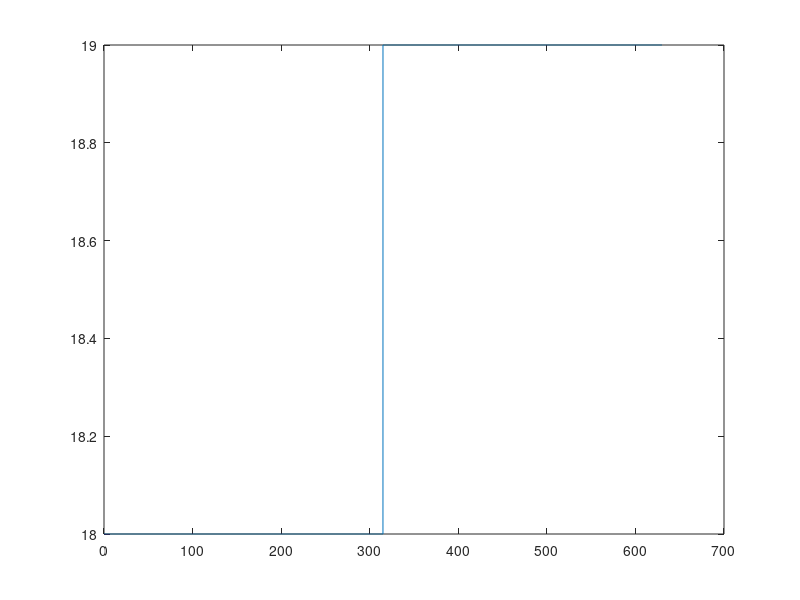

Write MATLAB code to recreate this figure. (Note: this script raises an error after producing the figure.)
clear all;
close all;
clc;

%%
FileName = 'UniformStep_URef_18';

%% Preprocessing
% time
T           = 630;                   % [s]   simulation length
dt          = 1/40;               	% [s]   simulation time step

% wind
V_hub       = 18;                   % [m/s] mean wind speed at hub height 

% calculation of wind signals
t           = 0:dt:T-dt;

u           = ones(1, length(t)).*V_hub;

u(length(t)/2:end) = V_hub + 1; % write step 

figure()
plot(t,u)


% Some variables required in the Type 4 wind: Bladed style
HubHeight   = 146.75;
dy          = 150;
dz          = 150;
Ny          = 3;
Nz          = 3;
URef        = V_hub;
zOffset     = HubHeight;
z0          = 0.1;          % the rougthness length, not really used


SummVars(1) = HubHeight;    % HubHeight
SummVars(3) = URef;

velocity    = zeros(max(size(t)),3,Ny,Nz);
% prepare to write out
for iy = 1:Ny
    for iz = 1:Nz
        velocity(:,1,iy,iz) = u;
    end
end

% here we use std u for v and w components, to avoid dividing by zero
SummVars(4) = 0.1;
SummVars(5) = 0.1;
SummVars(6) = 0.1;

disp('Exporting rotor plane wind field as ".wnd" binary files...')
% write the .wnd
WriteBLgrid([FileName '.wnd'], velocity, dy, dz, dt, zOffset, z0, SummVars)

% Now write a sum file
fileID    = fopen([FileName '.sum'],'w');
fprintf(fileID,'This summary file is not complete it only contains required information for the OpenFAST');
fprintf(fileID,'\n');
fprintf(fileID,'F        Clockwise rotation when looking downwind?\n');
fprintf(fileID,[num2str(SummVars(1)) '  Hub height [m] \n']);
fprintf(fileID,['UBar   =  ' num2str(SummVars(3)) ' m/s \n']);
fprintf(fileID,['TI(u)  =  ' num2str(SummVars(4)) ' %%\n']);
fprintf(fileID,['TI(v)  =  ' num2str(SummVars(5)) ' %%\n']);
fprintf(fileID,['TI(w)  =  ' num2str(SummVars(6)) ' %%\n']);
fprintf(fileID,['Height Offset =  ' num2str(0) ' m\n']);
fprintf(fileID,'Creating a PERIODIC output file.');
fclose(fileID);

